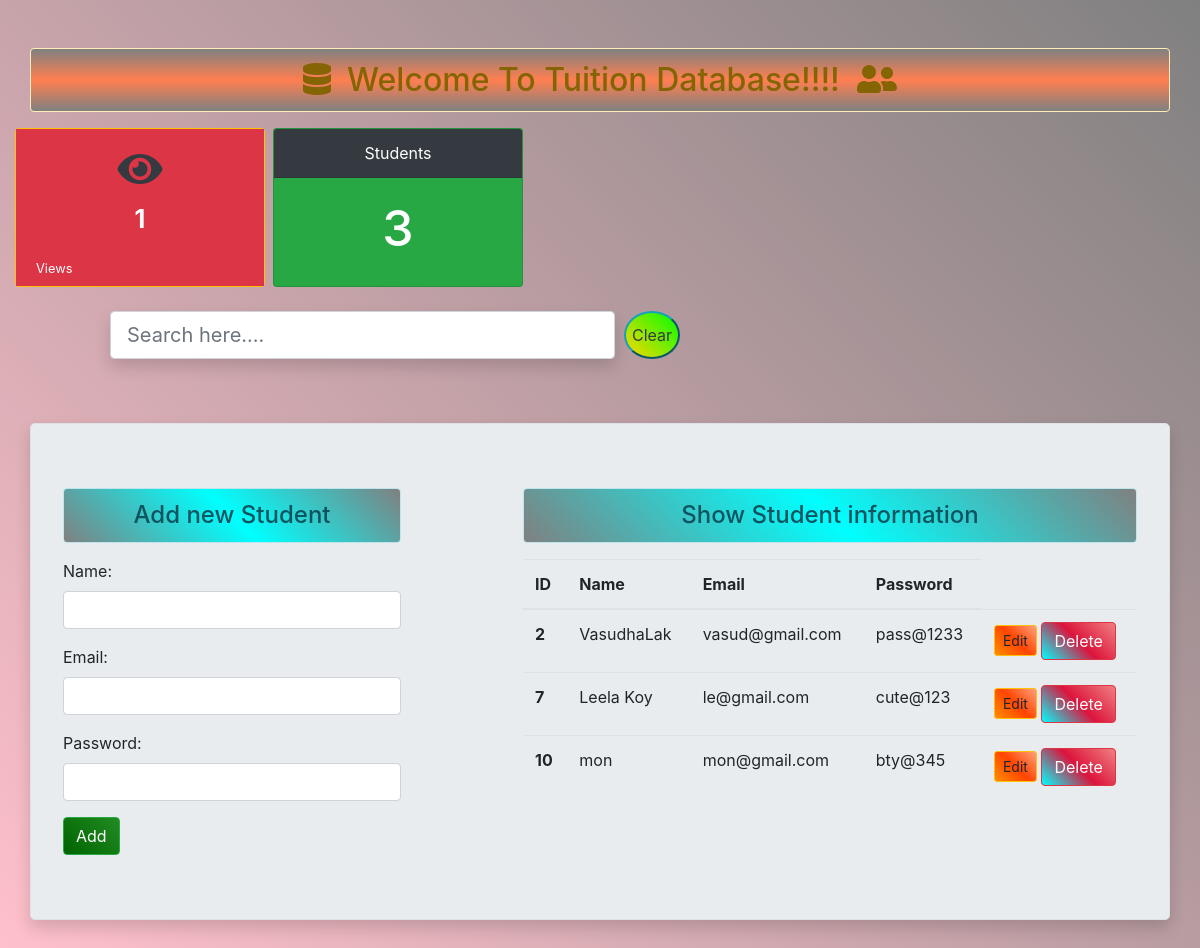
Before: / with the older database file.
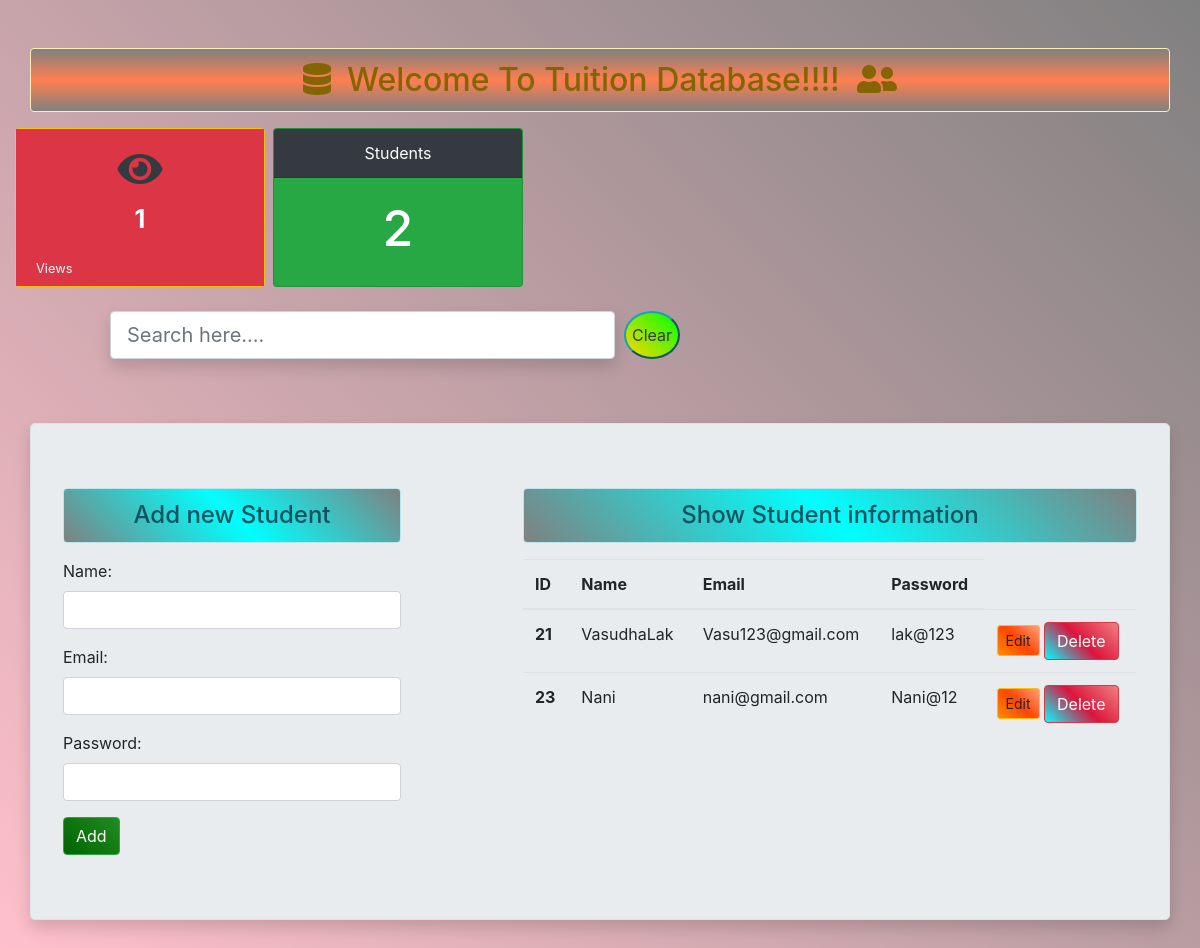
After: the same page with the newer database file.
### Enroll/models.py (models this page shows)
class User(models.Model):
	name = models.CharField(max_length=70,null=True)
	email = models.EmailField(max_length=100,null=True)
	password=models.CharField(max_length=100,null=True)

### Enroll/views.py (the view)
# urls.py: path('',views.add_show,name="addAndShows"),
def add_show(request):
	if request.method == 'POST':
		fm = StudentRegistration(request.POST)
		if fm.is_valid():
			nm = fm.cleaned_data['name']
			em = fm.cleaned_data['email']
			pw = fm.cleaned_data['password']
			reg = User(name=nm, email=em, password=pw)
			reg.save()
			fm = StudentRegistration()
	else:
		fm = StudentRegistration()
	stud = User.objects.all()
	stud_cnt = stud.count()
	ct = request.session.get('count',0)
	newcount = ct + 1
	request.session['count'] = newcount
	return render(request,'Enroll/addAndShow.html', {'form':fm, 'stu':stud, 'stud_count':stud_cnt, 'counts':newcount})

### Enroll/forms.py
class StudentRegistration(forms.ModelForm):
	class Meta:
		model = User
		fields = '__all__'
		widgets = {
			'name' :forms.TextInput(attrs={'class':'form-control'}),
			'email' :forms.EmailInput(attrs={'class':'form-control'}),
			'password' :forms.PasswordInput(render_value=True, attrs={'class':'form-control'}),
		}

### Enroll/templates/Enroll/addAndShow.html (shortened to what this page needs)
{% extends 'Enroll/base.html' %}
{% block content %}
<div class="row mb-3 container-fluid" >
	<div class="card border-warning shadow-0" style="height: 159px; width: 250px;" >
    	<div class="card-body bg-danger text-dark">
	       <h5 class="card-title text-dark text-center"><i class="fa fa-eye fa-2x" aria-hidden="true"></i></h5>
	       <p class="card-text text-white text-center" style="font-size: 25px;"><b>{{counts}} </b></p>
	       <p class="card-text text-left"><small class="text-white">Views</small></p>
        </div>
	</div>
	<div class="card text-white bg-success text-center ml-2 mb-2" style="height: 159px; width: 250px;">
		<div class="card-header bg-dark">Students</div>
			<div class="card-body">
				<h5 class="card-title" style="font-size: 50px;">{{stud_count}}</h5>
			</div>
	</div>
	<div style="width: 50%;" class="offset-1 mt-3" >
			<form>
				<div class="input-group">
					<input style="border-radius: 10%; "type="text"  placeholder="Search here...." class=" form-control form-control-lg shadow p-3 mb-5 bg-white rounded" id="myInput" onkeyup="searchRecords()">
					<input type="button" value="Clear" onclick="cleartxt()" class="mb-5 btn-info rounded-circle text-dark" >
			</div>
		</form>
	</div>
</div>
<div class="jumbotron border shadow container mt-2">
	<div class="row">
		<div class="col-sm-4">
			<h4 class="text-center alert alert-info" >Add new  Student</h4>
			<form action="" method="POST">
				{{form.as_p}}
				<input type="submit" class="btn btn-success" value="Add">
			</form>
		</div>
		<div class="col-sm-7 offset-1">
			<h4 class="text-center alert alert-info" >Show Student information</h4>
			{% if stu %}
				<table class="table table-hover" id="myTable">
				  <thead>
				    <tr>
				      <th scope="col">ID</th>
				      <th scope="col">Name</th>
				      <th scope="col">Email</th>
				      <th scope="col">Password</th>
				    </tr>
				  </thead>
				  <tbody>
				  	{% for st in stu %}
				    <tr>
				      <th scope="row">{{st.id}}</th>
				      <td>{{st.name}}</td>
				      <td>{{st.email}}</td>
				      <td>{{st.password}}</td>
				      <td >
				      	<a href="{% url 'updatedata' st.id %}"  class="btn btn-warning btn-sm">Edit</a>
				      	<form action="{% url 'deletedata' st.id %}" method="POST" class="d-inline">
				      		<input type="submit" class="btn btn-danger" value="Delete">
				      	</form>
				      </td>
				    </tr>
				    {% endfor %}
				  </tbody>
				</table>
			{% else %}
				<h4 class="text-center alert alert-warning">No records</h4>
			{% endif %}
		</div>
	</div>
</div>
{% endblock content %}

### Enroll/templates/Enroll/base.html (shortened to what this page needs)
<!DOCTYPE html>
{% load static %}
<html>
<head>
	<link rel="stylesheet" type="text/css" href="{% static 'Enroll/css/bootstrap.css' %}">
	<link rel="stylesheet" type="text/css" href="{% static 'Enroll/css/style.css' %}">
	<link rel="stylesheet" href="https://use.fontawesome.com/releases/v5.1.0/css/all.css">
    <link rel="stylesheet" href="https://cdn.jsdelivr.net/npm/bootstrap-icons@1.5.0/font/bootstrap-icons.css">
</head>
<body style="background: linear-gradient(45deg,pink,grey);">
	<div class="container-fluid mt-5">
		<h2 class="text-center alert alert-warning container"><marquee direction="left"><i class="fas fa-database">&nbsp;&nbsp;</i>Welcome To Tuition Database!!!!&nbsp;&nbsp;<i class="fas fa-user-friends"></i></marquee></h2>
		{% block content %}
		{% endblock content %}
	</div>
</body>
</html>

### Enroll/static/Enroll/css/style.css (style rules this page uses)
.btn-warning { background: linear-gradient(45deg, darkorange, orangered,lightsalmon); }
.btn-danger { background: linear-gradient(45deg, aqua, crimson, lightcoral); }
.btn-success { background: linear-gradient(45deg, darkgreen, forestgreen); }
.alert-warning { background: linear-gradient(grey,coral,grey); }
.alert-info { background: linear-gradient(45deg, grey, aqua, grey); }
.btn-info { background: linear-gradient(45deg,gold, lime); }

Changed rows visible on the page:
removed User: id "2", name "VasudhaLak", email "vasud@gmail.com", password "pass@1233"
removed User: id "7", name "Leela Koy", email "le@gmail.com", password "cute@123"
removed User: id "10", name "mon", email "mon@gmail.com", password "bty@345"
added User: id "21", name "VasudhaLak", email "Vasu123@gmail.com", password "lak@123"
added User: id "23", name "Nani", email "nani@gmail.com", password "Nani@12"
Other visible differences:
{{ stud_count }}: "3" → "2"
